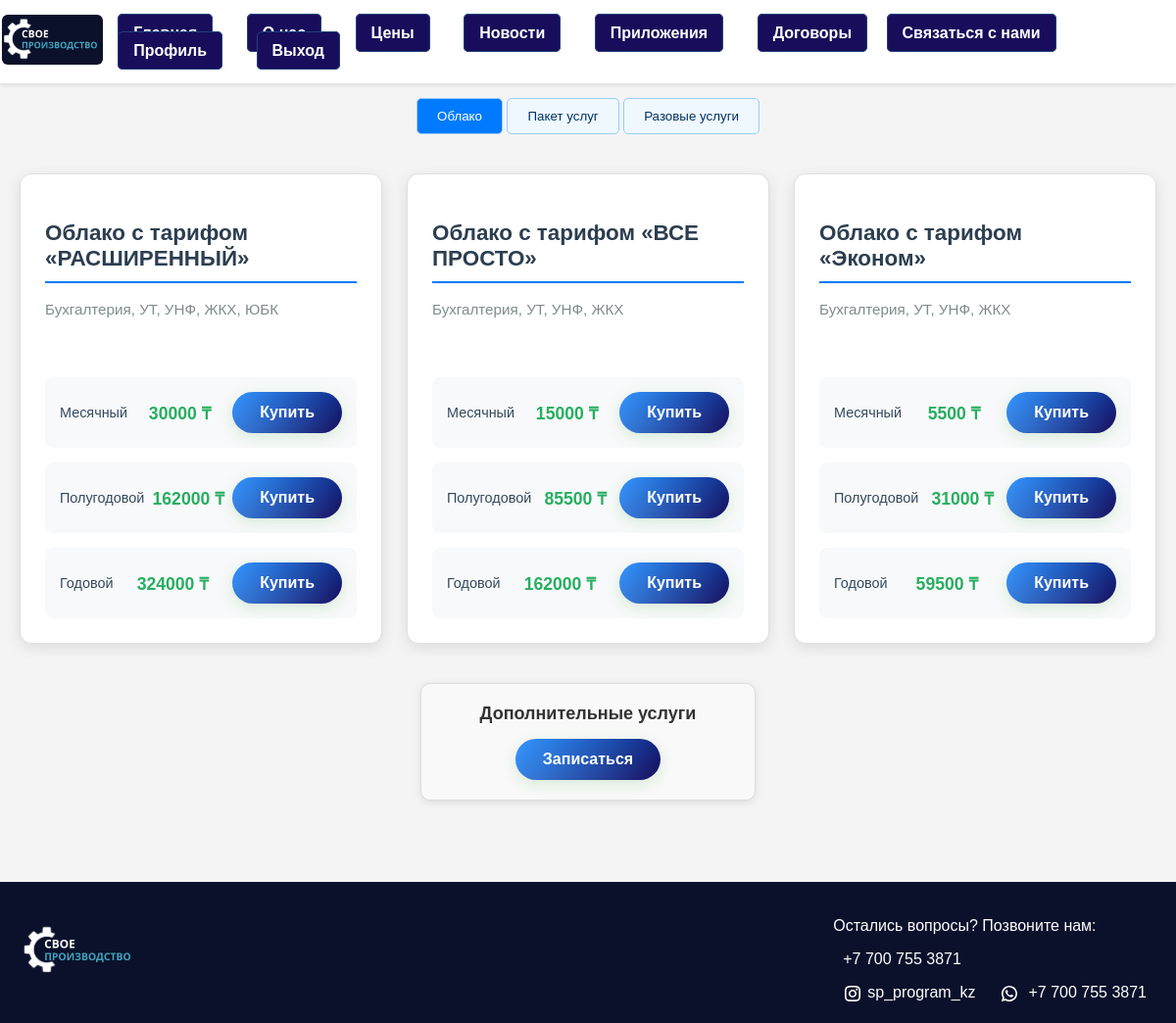
The app's page /price (signed in) with its own data.
### tables this page shows
CREATE TABLE services (
            id INTEGER PRIMARY KEY AUTOINCREMENT,
            name TEXT NOT NULL,
            description TEXT,
            base_price NUMERIC(10, 2) NOT NULL,
            category TEXT
        );

CREATE TABLE prices (
                id INTEGER PRIMARY KEY AUTOINCREMENT,
                service_id INTEGER NOT NULL,
                price_type TEXT NOT NULL,
                price NUMERIC(10, 2) NOT NULL,
                duration INTEGER,
                FOREIGN KEY (service_id) REFERENCES services(id)
            );

### flask_app/app.py (the view)
@app.route('/price')
def price():
    conn = get_db_connection()
    cur = conn.cursor()
    cur.execute('''
        SELECT
            s.name AS service_name,
            p.price_type,
            p.price,
            s.description,
            s.category,
            p.duration
        FROM services s
        LEFT JOIN prices p ON s.id = p.service_id
        ORDER BY
            s.category,
            s.id,
            CASE
                WHEN p.duration = 1 THEN 1
                WHEN p.duration = 6 THEN 2
                WHEN p.duration = 12 THEN 3
                ELSE 4
            END
    ''')
    data = cur.fetchall()
    conn.close()
    services = {}
    for service_name, price_type, price, description, category, duration in data:
        if category not in services:
            services[category] = {}
        if service_name not in services[category]:
            services[category][service_name] = []
        duration_map = {
            1: 'месяц',
            6: 'полугодовой',
            12: 'год',
            0: 'пробный период',
            16: 'особая подписка'  # Адаптируйте при необходимости
        }
        display_duration = duration_map.get(duration, f"{duration} мес.")
        services[category][service_name].append({
            'price_type': price_type,
            'price': price,
            'description': description,
            'category': category,
            'duration': display_duration,
            'raw_duration': duration  # Для возможной сортировки в шаблоне
        })
    return render_template('price.html', services=services)

### flask_app/app.py (called while the page is built)
@login_manager.user_loader
def load_user(user_id):
    conn = get_db_connection()
    cur = conn.cursor()
    cur.execute('SELECT user_id, full_name,email,user_phone, role FROM users WHERE user_id = ?', (user_id,))
    user = cur.fetchone()
    conn.close()
    if user:
        return User(user_id=user['user_id'], username=user['full_name'], role=user['role'], email=user['email'],phone=user['user_phone'])
    return None

def get_db_connection():
    conn = sqlite3.connect(r'C:\Users\kotonai\Downloads\project\database\db.sqlite3')
    conn.row_factory = sqlite3.Row  # Для доступа к данным по имени столбца
    return conn

### flask_app/templates/price.html (shortened to what this page needs)
{% extends 'base.html' %}
{% block extra_styles %}
<link rel="stylesheet" href="{{ url_for('static', filename='css/price.css') }}">
<link rel="stylesheet" href="{{ url_for('static', filename='css/index.css') }}">
{% endblock %}
{% block content %}
<div class="category-tabs">
    {% for category in services %}
    <button
        class="tab-button {% if loop.first %}active{% endif %}"
        onclick="switchCategory('{{ category }}', this)"
    >
        {{ category }}
    </button>
    {% endfor %}
</div>
{% for category in services %}
<div
    id="category-{{ category }}"
    class="category-section {% if loop.first %}active{% endif %}">
    <div class="services-container">
        {% for service_name, prices in services[category].items() %}
        <div class="service-card">
            <h3>{{ service_name }}</h3>
            <p>{{ prices[0].description }}</p>
            <div class="prices">
                {% for price in prices %}
                <div class="price-item">
                    <span class="price-type">{{ price.price_type }}</span>
                    <span class="price">{{ price.price }} ₸</span>
                    <a href="{{ '/' }}?service={{ service_name | urlencode }}&price_type={{ price.price_type | urlencode }}"
                       class="buy-button">
                        Купить
                    </a>
                </div>
                {% endfor %}
            </div>
        </div>
        {% endfor %}
    </div>
</div>
{% endfor %}
<div class="main-card">
<div class="services-card">
    <span class="price-type">Дополнительные услуги</span>
    <a href="{{ '/' }}?service={{ 'Дополнительные услуги' | urlencode }}&price_type={{ 'Консультация' | urlencode }}" class="buy-button">
        Записаться
    </a>
</div>
</div>
{% endblock %}

### flask_app/static/css/price.css (style rules this page uses)
body { background-color: #f4f4f4; }
.tab-button { padding: 10px 20px; border: 1px solid #99ccff; border-radius: 5px; background-color: #f0f8ff; color: #003366; cursor: pointer; transition: background-color 0.3s ease; }
.tab-button:hover, .tab-button.active { background-color: #cce7ff; }
.services-container { display: grid; grid-template-columns: repeat(auto-fit, minmax(300px, 1fr)); gap: 25px; padding: 20px; }
.service-card { background: white; border-radius: 12px; box-shadow: 0 4px 15px rgba(0,0,0,0.1); padding: 25px; transition: transform 0.3s, box-shadow 0.3s; border: 1px solid #e0e0e0; }
.service-card h3 { color: #2c3e50; font-size: 1.4rem; margin-bottom: 15px; border-bottom: 2px solid #007bff; padding-bottom: 10px; }
.service-card p { color: #7f8c8d; font-size: 0.95rem; line-height: 1.5; margin-bottom: 20px; min-height: 60px; }
.prices { display: flex; flex-direction: column; gap: 15px; }
.price-item { background: #f8f9fa; border-radius: 8px; padding: 15px; display: flex; justify-content: space-between; align-items: center; transition: background 0.3s; }
.price-type { color: #34495e; font-weight: 500; font-size: 0.9rem; }
.price { color: #27ae60; font-weight: bold; font-size: 1.1rem; }
.buy-button { display: inline-flex; align-items: center; justify-content: center; background: linear-gradient(135deg, #007bff 0%, #180d5b 100%); color: white; padding: 12px 28px; border-radius: 30px; text-decoration: none; transition: all 0.4s cubic-bezier(0.23, 1, 0.32, 1); font-size: 1rem; font-weight: 600; border: none; cursor: pointer; position: relative; overflow: hidden; box-shadow: 0 4px 15px #4caf5033; }
.buy-button::before { content: ''; position: absolute; top: 0; left: -100%; width: 200%; height: 100%; background: linear-gradient( 90deg, transparent, rgba(255, 255, 255, 0.2), transparent ); transition: 0.5s; }
.category-tabs { margin-bottom: 20px; text-align: center; }
.tab-button.active { background: #007bff; color: white; }
.category-section { display: none; }
.category-section.active { display: block; }
.main-card { display: flex; justify-content: center; align-items: center; }
.services-card { background-color: #f9f9f9; border: 1px solid #ddd; border-radius: 10px; padding: 20px; box-shadow: 0 2px 8px rgba(0, 0, 0, 0.1); width: 300px; text-align: center; transition: all 0.3s ease; margin: 20px; }
.services-card .price-type { font-size: 18px; font-weight: bold; color: #333; display: block; margin-bottom: 15px; }

### flask_app/static/css/index.css (style rules this page uses)
body { font-family: Arial, sans-serif; margin: 0; padding: 0; background-color: #f4f4f4; color: #333; overflow-x: hidden; }

### records on screen
services: category "Облако"
services: category "Пакет услуг"
services: category "Разовые услуги"
prices: name "Облако с тарифом «РАСШИРЕННЫЙ»", description "Бухгалтерия, УТ, УНФ, ЖКХ, ЮБК", price_type "Месячный", price "30000"
prices: price_type "Полугодовой", price "162000"
prices: price_type "Годовой", price "324000"
prices: name "Облако с тарифом «ВСЕ ПРОСТО»", description "Бухгалтерия, УТ, УНФ, ЖКХ", price_type "Месячный", price "15000"
prices: price_type "Полугодовой", price "85500"
prices: price_type "Годовой", price "162000"
prices: name "Облако с тарифом «Эконом»", description "Бухгалтерия, УТ, УНФ, ЖКХ", price_type "Месячный", price "5500"
prices: price_type "Полугодовой", price "31000"
prices: price_type "Годовой", price "59500"
